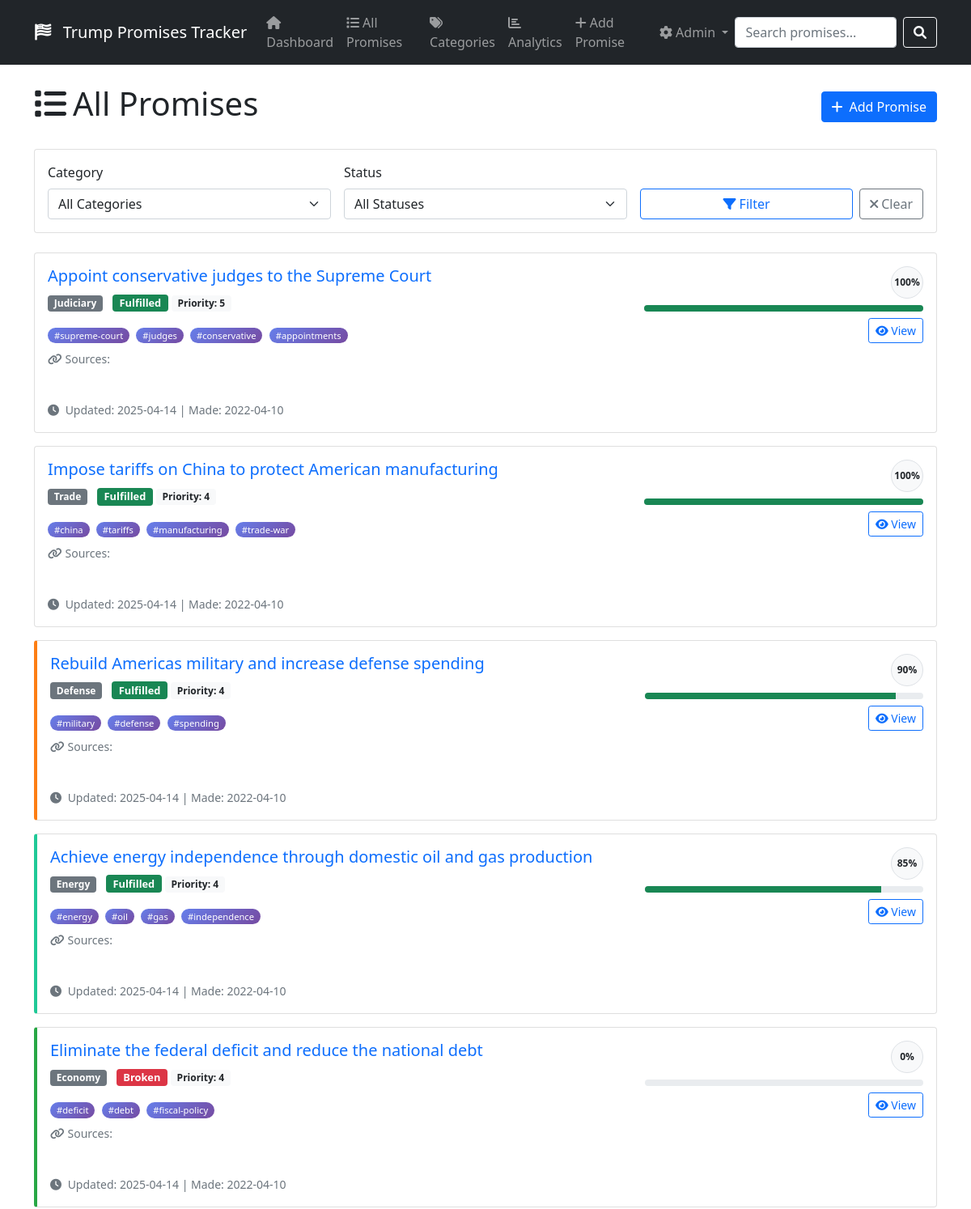
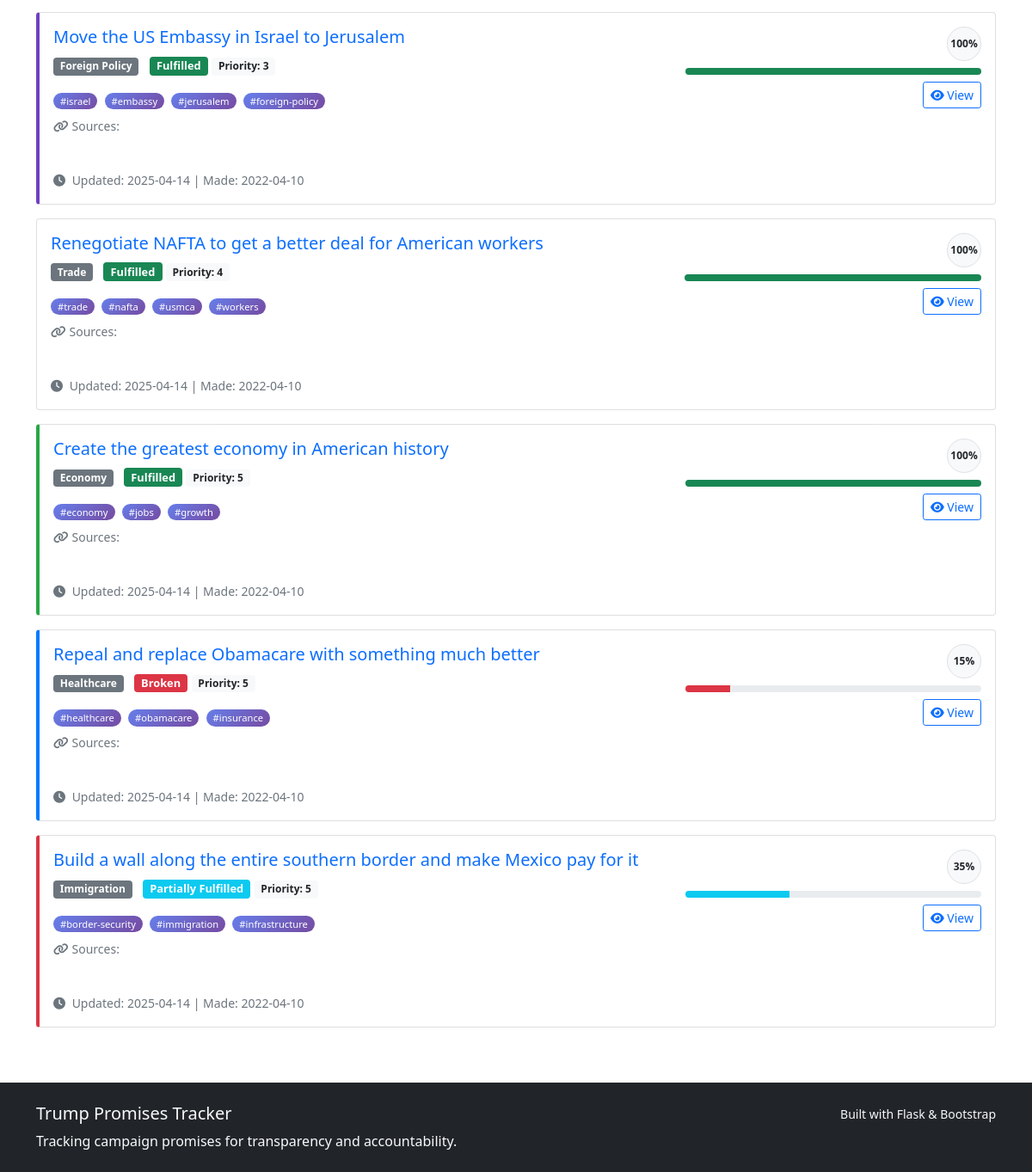
The page /promises on the database its author committed (2 pictures, top to bottom).
### tables this page shows
CREATE TABLE promises (
                    id INTEGER PRIMARY KEY AUTOINCREMENT,
                    text TEXT NOT NULL,
                    category TEXT NOT NULL,
                    status TEXT NOT NULL,
                    priority INTEGER DEFAULT 3,
                    date_made TEXT,
                    date_updated TEXT NOT NULL,
                    tags TEXT,  -- JSON array
                    notes TEXT,
                    progress_percentage REAL DEFAULT 0.0,
                    related_promises TEXT,  -- JSON array of IDs
                    created_at TEXT NOT NULL
                );

### app/web/routes.py (the view)
    @app.route('/promises')
    def promises():
        category = request.args.get('category')
        status = request.args.get('status')
        page = int(request.args.get('page', 1))
        per_page = 20
        status_filter = None
        if status:
            try:
                status_filter = PromiseStatus(status)
            except ValueError:
                status_filter = None
        all_promises = db_manager.get_all_promises(category=category, status=status_filter)
        start_idx = (page - 1) * per_page
        end_idx = start_idx + per_page
        promises_page = all_promises[start_idx:end_idx]
        total_pages = (len(all_promises) + per_page - 1) // per_page
        has_prev = page > 1
        has_next = page < total_pages
        return render_template('promises.html',
                             promises=promises_page,
                             categories=Config.PROMISE_CATEGORIES,
                             statuses=[s.value for s in PromiseStatus],
                             current_category=category,
                             current_status=status,
                             page=page,
                             total_pages=total_pages,
                             has_prev=has_prev,
                             has_next=has_next)

### app/database.py (called while the page is built)
    @contextmanager
    def get_connection(self):
        conn = sqlite3.connect(self.db_path, timeout=30.0)
        conn.row_factory = sqlite3.Row  # Enable column access by name
        conn.execute("PRAGMA journal_mode=WAL")  # Enable WAL mode for better concurrency
        try:
            yield conn
        except Exception:
            conn.rollback()
            raise
        finally:
            conn.close()

### app/web/templates/promises.html (shortened to what this page needs)
{% extends "base.html" %}
{% block content %}
<div class="row">
    <div class="col-12">
        <div class="d-flex justify-content-between align-items-center mb-4">
            <h1><i class="fas fa-list me-2"></i>All Promises</h1>
            <a href="{{ url_for('add_promise') }}" class="btn btn-primary">
                <i class="fas fa-plus me-2"></i>Add Promise
            </a>
        </div>
    </div>
</div>
<div class="card mb-4">
    <div class="card-body">
        <form method="GET" class="row g-3">
            <div class="col-md-4">
                <label class="form-label">Category</label>
                <select name="category" class="form-select">
                    <option value="">All Categories</option>
                </select>
            </div>
            <div class="col-md-4">
                <label class="form-label">Status</label>
                <select name="status" class="form-select">
                    <option value="">All Statuses</option>
                </select>
            </div>
            <div class="col-md-4">
                <label class="form-label">&nbsp;</label>
                <div class="d-flex gap-2">
                    <button type="submit" class="btn btn-outline-primary flex-fill">
                        <i class="fas fa-filter me-1"></i>Filter
                    </button>
                    <a href="{{ url_for('promises') }}" class="btn btn-outline-secondary">
                        <i class="fas fa-times me-1"></i>Clear
                    </a>
                </div>
            </div>
        </form>
    </div>
</div>
<div class="row">
    {% if promises %}
        {% for promise in promises %}
            <div class="col-12 mb-3">
                <div class="card promise-card category-{{ promise.category.replace(' ', '-') }}">
                    <div class="card-body">
                        <div class="row">
                            <div class="col-md-8">
                                <h5 class="card-title">
                                    <a href="{{ url_for('promise_detail', promise_id=promise.id) }}"
                                       class="text-decoration-none">
                                        {{ promise.text }}
                                    </a>
                                </h5>
                                <div class="mb-3">
                                    <span class="badge bg-secondary me-2">{{ promise.category }}</span>
                                    <span class="badge status-badge
                                        {% if promise.status.value == 'Fulfilled' %}bg-success
                                        {% elif promise.status.value == 'In Progress' %}bg-primary
                                        {% elif promise.status.value == 'Partially Fulfilled' %}bg-info
                                        {% elif promise.status.value == 'Broken' %}bg-danger
                                        {% elif promise.status.value == 'Stalled' %}bg-warning text-dark
                                        {% else %}bg-secondary{% endif %}">
                                        {{ promise.status.value }}
                                    </span>
                                    <span class="badge bg-light text-dark">Priority: {{ promise.priority }}</span>
                                </div>
                                <div class="mb-2">
                                    {% if promise.tags %}
                                        {% for tag in promise.tags %}
                                            <span class="badge tag-badge me-1">#{{ tag }}</span>
                                        {% endfor %}
                                    {% endif %}
                                </div>
                                {% if promise.sources %}
                                <div class="mb-2">
                                    <small class="text-muted d-block mb-1">
                                        <i class="fas fa-link me-1"></i>Sources:
                                    </small>
                                    {% for source in promise.sources[:2] %}
                                        <div class="source-item mb-1">
                                            {% if source.url and 'example.com' not in source.url %}
                                                {% set domain = source.url.split('/')[2] if '://' in source.url else source.url %}
                                                <a href="{{ source.url }}" target="_blank" class="text-decoration-none">
                                                    <small class="badge badge-light border me-1">
                                                        <i class="fas fa-external-link-alt fa-xs me-1"></i>
                                                        {{ domain[:20] }}{% if domain|length > 20 %}...{% endif %}
                                                    </small>
                                                </a>
                                            {% else %}
                                                <small class="badge badge-warning me-1">
                                                </small>
                                            {% endif %}
                                        </div>
                                    {% endfor %}
                                </div>
                                {% endif %}
                                <small class="text-muted">
                                    <i class="fas fa-clock me-1"></i>
                                    Updated: {{ promise.date_updated.strftime('%Y-%m-%d') }}
                                    {% if promise.date_made %}
                                        | Made: {{ promise.date_made.strftime('%Y-%m-%d') }}
                                    {% endif %}
                                </small>
                            </div>
                            <div class="col-md-4 text-end">
                                <div class="progress-circle bg-light border mb-2">
                                    {{ "%.0f"|format(promise.progress_percentage) }}%
                                </div>
                                <div class="progress mb-2" style="height: 8px;">
                                    <div class="progress-bar
                                        {% if promise.status.value == 'Fulfilled' %}bg-success
                                        {% elif promise.status.value == 'In Progress' %}bg-primary
                                        {% elif promise.status.value == 'Broken' %}bg-danger
                                        {% else %}bg-info{% endif %}"
                                         role="progressbar"
                                         style="width: {{ promise.progress_percentage }}%"></div>
                                </div>
                                <div class="btn-group-sm">
                                    <a href="{{ url_for('promise_detail', promise_id=promise.id) }}"
                                       class="btn btn-sm btn-outline-primary">
                                        <i class="fas fa-eye"></i> View
                                    </a>
                                </div>
                            </div>
                        </div>
                    </div>
                </div>
            </div>
        {% endfor %}
    {% endif %}
</div>
{% endblock %}

### app/web/templates/base.html (style rules this page uses)
.promise-card { transition: transform 0.2s; }
.status-badge { font-size: 0.8em; }
.progress-circle { width: 40px; height: 40px; border-radius: 50%; display: flex; align-items: center; justify-content: center; font-size: 0.8em; font-weight: bold; }
.category-Economy { border-left: 4px solid #28a745; }
.category-Immigration { border-left: 4px solid #dc3545; }
.category-Healthcare { border-left: 4px solid #007bff; }
.category-Foreign-Policy { border-left: 4px solid #6f42c1; }
.category-Defense { border-left: 4px solid #fd7e14; }
.category-Energy { border-left: 4px solid #20c997; }

### app/web/templates/promises.html (style rules this page uses)
.source-item { display: inline-block; }
.source-item .badge { font-size: 0.7rem; padding: 0.2rem 0.4rem; margin-right: 0.2rem; }
.tag-badge { background: linear-gradient(135deg, #667eea 0%, #764ba2 100%); color: white; border: none; font-weight: 500; font-size: 0.7rem; padding: 0.25rem 0.5rem; border-radius: 12px; text-transform: lowercase; transition: all 0.2s ease; }
.progress-circle { width: 40px; height: 40px; border-radius: 50%; display: flex; align-items: center; justify-content: center; font-size: 0.75rem; font-weight: bold; margin-left: auto; }

### rows shown on the page
promises: text "Appoint conservative judges to the Supreme Court", category "Judiciary", status.value "Fulfilled", priority "5", tags "supreme-court" "judges" "conservative" "appointments", date_updated "2025-04-14", date_made "2022-04-10", progress_percentage "100"
promises: text "Impose tariffs on China to protect American manufacturing", category "Trade", status.value "Fulfilled", priority "4", tags "china" "tariffs" "manufacturing" "trade-war", date_updated "2025-04-14", date_made "2022-04-10", progress_percentage "100"
promises: text "Rebuild Americas military and increase defense spending", category "Defense", status.value "Fulfilled", priority "4", tags "military" "defense" "spending", date_updated "2025-04-14", date_made "2022-04-10", progress_percentage "90"
promises: text "Achieve energy independence through domestic oil and gas production", category "Energy", status.value "Fulfilled", priority "4", tags "energy" "oil" "gas" "independence", date_updated "2025-04-14", date_made "2022-04-10", progress_percentage "85"
promises: text "Eliminate the federal deficit and reduce the national debt", category "Economy", status.value "Broken", priority "4", tags "deficit" "debt" "fiscal-policy", date_updated "2025-04-14", date_made "2022-04-10", progress_percentage "0"
promises: text "Move the US Embassy in Israel to Jerusalem", category "Foreign Policy", status.value "Fulfilled", priority "3", tags "israel" "embassy" "jerusalem" "foreign-policy", date_updated "2025-04-14", date_made "2022-04-10", progress_percentage "100"
promises: text "Renegotiate NAFTA to get a better deal for American workers", category "Trade", status.value "Fulfilled", priority "4", tags "trade" "nafta" "usmca" "workers", date_updated "2025-04-14", date_made "2022-04-10", progress_percentage "100"
promises: text "Create the greatest economy in American history", category "Economy", status.value "Fulfilled", priority "5", tags "economy" "jobs" "growth", date_updated "2025-04-14", date_made "2022-04-10", progress_percentage "100"
promises: text "Repeal and replace Obamacare with something much better", category "Healthcare", status.value "Broken", priority "5", tags "healthcare" "obamacare" "insurance", date_updated "2025-04-14", date_made "2022-04-10", progress_percentage "15"
promises: text "Build a wall along the entire southern border and make Mexico pay for it", category "Immigration", status.value "Partially Fulfilled", priority "5", tags "border-security" "immigration" "infrastructure", date_updated "2025-04-14", date_made "2022-04-10", progress_percentage "35"
